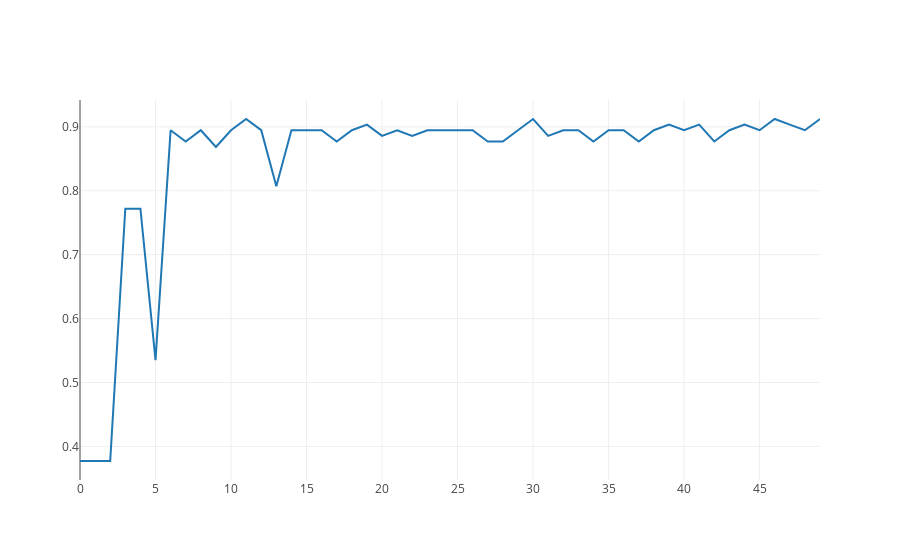

The code cell stored with this chart in its notebook:
### Code cell
def decide(w, x):
    return int(w.dot(np.concatenate((np.array([1]), x), axis=None)) > 0)

cancer_test_data = cancer_test.drop(columns=['label'])
cancer_test_lab = cancer_test['label']

plotly.offline.iplot([
go.Scatter(
        y = [sum([int(decide(w, cancer_test_data.iloc[i])
                      == cancer_test_lab.iat[i]) 
                  for i in range(len(cancer_test.index))]) / len(cancer_test.index) for w in cancer_sgrad][::cancer_iters],
        x = list(range(cancer_epochs)),
        mode = 'lines',
        name = 'accuracy'
    )], filename='line-mode')

### Figure 1 — Plotly figure (JSON) as saved in the notebook; plotly's stock layout.template omitted (floating-point values rounded to 4 significant figures)
{"data": [{"mode": "lines", "name": "accuracy", "type": "scatter", "uid": "51ecaaf1-c994-4e56-b4ed-c7aab9e3fe82", "x": [0, 1, 2, 3, 4, 5, 6, 7, 8, 9, 10, 11, 12, 13, 14, 15, 16, 17, 18, 19, 20, 21, 22, 23, 24, 25, 26, 27, 28, 29, 30, 31, 32, 33, 34, 35, 36, 37, 38, 39, 40, 41, 42, 43, 44, 45, 46, 47, 48, 49], "y": [0.3772, 0.3772, 0.3772, 0.7719, 0.7719, 0.5351, 0.8947, 0.8772, 0.8947, 0.8684, 0.8947, 0.9123, 0.8947, 0.807, 0.8947, 0.8947, 0.8947, 0.8772, 0.8947, 0.9035, 0.886, 0.8947, 0.886, 0.8947, 0.8947, 0.8947, 0.8947, 0.8772, 0.8772, 0.8947, 0.9123, 0.886, 0.8947, 0.8947, 0.8772, 0.8947, 0.8947, 0.8772, 0.8947, 0.9035, 0.8947, 0.9035, 0.8772, 0.8947, 0.9035, 0.8947, 0.9123, 0.9035, 0.8947, 0.9123, 0.8947]}], "layout": {}}
